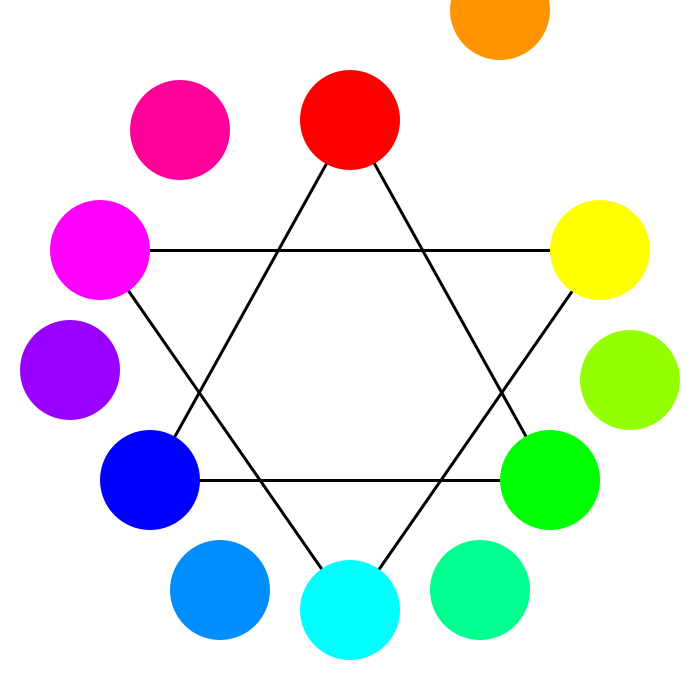
Frame 1 (no input)
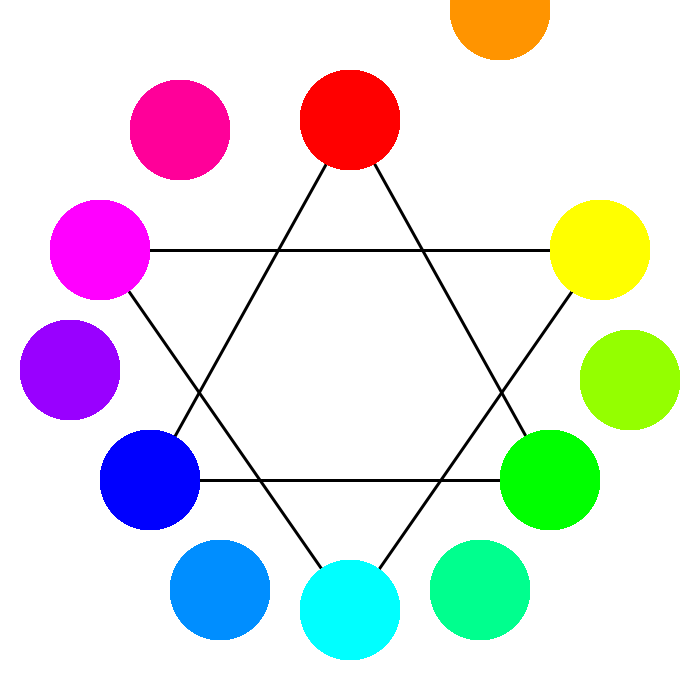
Frame 60 (the mouse pressed at the canvas centre just before this capture)
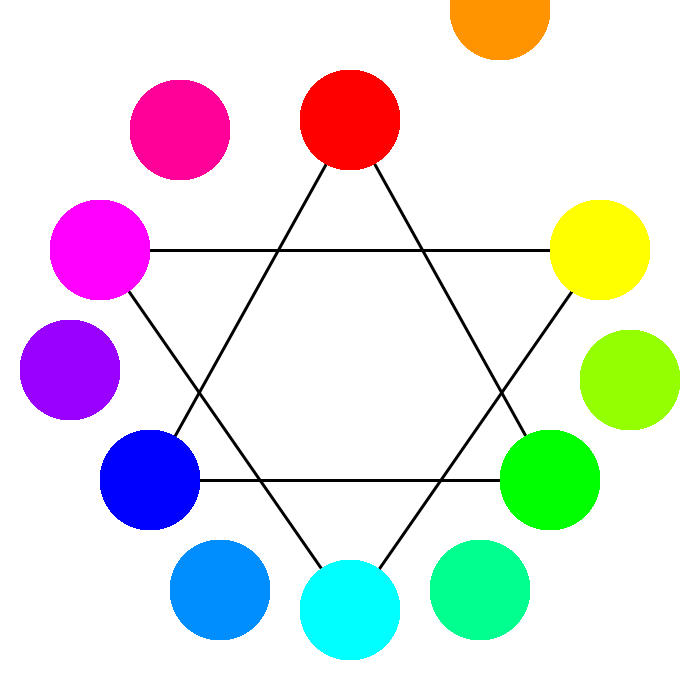
Frame 120 (the mouse held since frame 60 and released just before this capture)

The Processing sketch that drew these frames (run headless with seeded random() and noise(); from frame 60 on, the mouse is pressed at the canvas centre):

// Processing sketch: Circulo_cromatico
// ── Circulo_cromatico.pde
void setup(){
  size(700,700);
  background(255);

}
void draw(){
   strokeWeight(3);
    noFill();
    triangle(350,120,150,480,550,480);
    
       strokeWeight(3);
    noFill();
    triangle(100,250,600,250,350,610);
    
   noStroke();
  fill(255,0,0);
  ellipse(350,120,100,100);
  ellipseMode(CENTER);
  
 noStroke();
  fill(0,0,255);
  ellipse(150,480,100,100);
  ellipseMode(CENTER);
  
   noStroke();
  fill(0,255,0);
  ellipse(550,480,100,100);
  ellipseMode(CENTER);
  
   
  //secundarios//
  
 
  
   noStroke();
  fill(255,0,255);
  ellipse(100,250,100,100);
  ellipseMode(CENTER);
    
    noStroke();
  fill(255,255,0);
  ellipse(600,250,100,100);
  ellipseMode(CENTER);
  
  noStroke();
  fill(0,255,255);
  ellipse(350,610,100,100);
  ellipseMode(CENTER);
 
  //terciarios//

 noStroke();
  fill(255,0,153);
  ellipse(180,130,100,100);
  ellipseMode(CENTER);
  
   noStroke();
  fill(153,0,255);
  ellipse(70,370,100,100);
  ellipseMode(CENTER);
  
   noStroke();
  fill(0,142,255);
  ellipse(220,590,100,100);
  ellipseMode(CENTER);
  
   noStroke();
  fill(0,255,142);
  ellipse(480,590,100,100);
  ellipseMode(CENTER);

    noStroke();
  fill(148,255,0);
  ellipse(630,380,100,100);
  ellipseMode(CENTER);
  
  noStroke();
  fill(255,148,0);
  ellipse(500,10,100,100);
  ellipseMode(CENTER);
  
}
